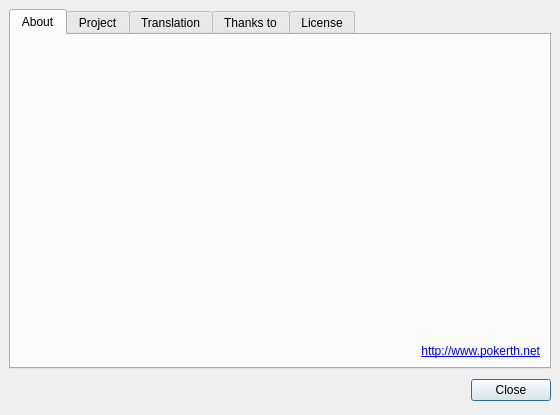
<?xml version="1.0" encoding="UTF-8"?>
<ui version="4.0">
 <author>Felix Hammer</author>
 <class>aboutPokerTraining</class>
 <widget class="QDialog" name="aboutPokerTraining">
  <property name="geometry">
   <rect>
    <x>0</x>
    <y>0</y>
    <width>560</width>
    <height>415</height>
   </rect>
  </property>
  <layout class="QGridLayout">
   <property name="margin">
    <number>9</number>
   </property>
   <property name="spacing">
    <number>6</number>
   </property>
   <item row="0" column="0">
    <widget class="QTabWidget" name="tabWidget">
     <property name="autoFillBackground">
      <bool>true</bool>
     </property>
     <property name="currentIndex">
      <number>0</number>
     </property>
     <widget class="QWidget" name="tab">
      <attribute name="title">
       <string>About</string>
      </attribute>
      <layout class="QGridLayout">
       <item row="0" column="0">
        <widget class="QLabel" name="label_PokerTrainingVersion"/>
       </item>
       <item row="0" column="1" rowspan="2">
        <widget class="QLabel" name="label_logo"/>
       </item>
       <item row="1" column="0" rowspan="2">
        <widget class="QLabel" name="label_infotext">
         <property name="sizePolicy">
          <sizepolicy hsizetype="MinimumExpanding" vsizetype="Preferred">
           <horstretch>0</horstretch>
           <verstretch>0</verstretch>
          </sizepolicy>
         </property>
         <property name="text">
          <string/>
         </property>
         <property name="alignment">
          <set>Qt::AlignLeading|Qt::AlignLeft|Qt::AlignTop</set>
         </property>
         <property name="openExternalLinks">
          <bool>true</bool>
         </property>
        </widget>
       </item>
       <item row="2" column="1" rowspan="2">
        <spacer>
         <property name="orientation">
          <enum>Qt::Vertical</enum>
         </property>
         <property name="sizeHint" stdset="0">
          <size>
           <width>20</width>
           <height>100</height>
          </size>
         </property>
        </spacer>
       </item>
       <item row="3" column="0">
        <spacer>
         <property name="orientation">
          <enum>Qt::Vertical</enum>
         </property>
         <property name="sizeHint" stdset="0">
          <size>
           <width>20</width>
           <height>91</height>
          </size>
         </property>
        </spacer>
       </item>
       <item row="4" column="0" colspan="2">
        <widget class="QLabel" name="label_3">
         <property name="text">
          <string>&lt;a href=&quot;http://www.pokerth.net&quot; target=&quot;_blank&quot;&gt;http://www.pokerth.net&lt;a&gt;</string>
         </property>
         <property name="alignment">
          <set>Qt::AlignRight|Qt::AlignTrailing|Qt::AlignVCenter</set>
         </property>
         <property name="openExternalLinks">
          <bool>true</bool>
         </property>
        </widget>
       </item>
      </layout>
     </widget>
     <widget class="QWidget" name="tab_2">
      <attribute name="title">
       <string>Project</string>
      </attribute>
      <layout class="QGridLayout">
       <property name="margin">
        <number>9</number>
       </property>
       <property name="spacing">
        <number>6</number>
       </property>
       <item row="0" column="0">
        <widget class="QTextBrowser" name="textBrowser_2">
         <property name="lineWrapMode">
          <enum>QTextEdit::NoWrap</enum>
         </property>
         <property name="html">
          <string>&lt;!DOCTYPE HTML PUBLIC &quot;-//W3C//DTD HTML 4.0//EN&quot; &quot;http://www.w3.org/TR/REC-html40/strict.dtd&quot;&gt;
&lt;html&gt;&lt;head&gt;&lt;meta name=&quot;qrichtext&quot; content=&quot;1&quot; /&gt;&lt;style type=&quot;text/css&quot;&gt;
p, li { white-space: pre-wrap; }
&lt;/style&gt;&lt;/head&gt;&lt;body style=&quot; font-family:'MS Shell Dlg 2'; font-size:8.25pt; font-weight:400; font-style:normal;&quot;&gt;
&lt;p style=&quot;-qt-paragraph-type:empty; margin-top:0px; margin-bottom:0px; margin-left:0px; margin-right:0px; -qt-block-indent:0; text-indent:0px; font-family:'Nimbus Sans L'; font-size:9pt;&quot;&gt;&lt;br /&gt;&lt;/p&gt;&lt;/body&gt;&lt;/html&gt;</string>
         </property>
         <property name="openExternalLinks">
          <bool>true</bool>
         </property>
        </widget>
       </item>
      </layout>
     </widget>
     <widget class="QWidget" name="tab_5">
      <attribute name="title">
       <string>Translation</string>
      </attribute>
      <layout class="QGridLayout">
       <property name="margin">
        <number>9</number>
       </property>
       <property name="spacing">
        <number>6</number>
       </property>
       <item row="0" column="0">
        <widget class="QTextBrowser" name="textBrowser_4">
         <property name="html">
          <string>&lt;!DOCTYPE HTML PUBLIC &quot;-//W3C//DTD HTML 4.0//EN&quot; &quot;http://www.w3.org/TR/REC-html40/strict.dtd&quot;&gt;
&lt;html&gt;&lt;head&gt;&lt;meta name=&quot;qrichtext&quot; content=&quot;1&quot; /&gt;&lt;style type=&quot;text/css&quot;&gt;
p, li { white-space: pre-wrap; }
&lt;/style&gt;&lt;/head&gt;&lt;body style=&quot; font-family:'MS Shell Dlg 2'; font-size:8.25pt; font-weight:400; font-style:normal;&quot;&gt;
&lt;table border=&quot;0&quot; style=&quot;-qt-table-type: root; margin-top:4px; margin-bottom:4px; margin-left:4px; margin-right:4px;&quot;&gt;
&lt;tr&gt;
&lt;td style=&quot;border: none;&quot;&gt;
&lt;p style=&quot; margin-top:0px; margin-bottom:0px; margin-left:0px; margin-right:0px; -qt-block-indent:0; text-indent:0px;&quot;&gt;&lt;span style=&quot; font-family:'Nimbus Sans L'; font-size:8pt;&quot;&gt;translator name - mail address&lt;/span&gt;&lt;/p&gt;&lt;/td&gt;&lt;/tr&gt;&lt;/table&gt;&lt;/body&gt;&lt;/html&gt;</string>
         </property>
         <property name="openExternalLinks">
          <bool>true</bool>
         </property>
        </widget>
       </item>
      </layout>
     </widget>
     <widget class="QWidget" name="tab_4">
      <attribute name="title">
       <string>Thanks to</string>
      </attribute>
      <layout class="QGridLayout">
       <property name="margin">
        <number>9</number>
       </property>
       <property name="spacing">
        <number>6</number>
       </property>
       <item row="0" column="0">
        <widget class="QTextBrowser" name="textBrowser_3">
         <property name="html">
          <string>&lt;!DOCTYPE HTML PUBLIC &quot;-//W3C//DTD HTML 4.0//EN&quot; &quot;http://www.w3.org/TR/REC-html40/strict.dtd&quot;&gt;
&lt;html&gt;&lt;head&gt;&lt;meta name=&quot;qrichtext&quot; content=&quot;1&quot; /&gt;&lt;style type=&quot;text/css&quot;&gt;
p, li { white-space: pre-wrap; }
&lt;/style&gt;&lt;/head&gt;&lt;body style=&quot; font-family:'MS Shell Dlg 2'; font-size:8.25pt; font-weight:400; font-style:normal;&quot;&gt;
&lt;p style=&quot;-qt-paragraph-type:empty; margin-top:0px; margin-bottom:0px; margin-left:0px; margin-right:0px; -qt-block-indent:0; text-indent:0px; font-family:'Nimbus Sans L'; font-size:9pt;&quot;&gt;&lt;br /&gt;&lt;/p&gt;&lt;/body&gt;&lt;/html&gt;</string>
         </property>
         <property name="acceptRichText">
          <bool>false</bool>
         </property>
         <property name="openExternalLinks">
          <bool>false</bool>
         </property>
         <property name="openLinks">
          <bool>false</bool>
         </property>
        </widget>
       </item>
      </layout>
     </widget>
     <widget class="QWidget" name="tab_3">
      <attribute name="title">
       <string>License</string>
      </attribute>
      <layout class="QGridLayout">
       <property name="margin">
        <number>9</number>
       </property>
       <property name="spacing">
        <number>6</number>
       </property>
       <item row="0" column="0">
        <widget class="QTextBrowser" name="textBrowser_licence">
         <property name="autoFillBackground">
          <bool>true</bool>
         </property>
         <property name="openLinks">
          <bool>false</bool>
         </property>
        </widget>
       </item>
      </layout>
     </widget>
    </widget>
   </item>
   <item row="1" column="0">
    <layout class="QHBoxLayout">
     <property name="spacing">
      <number>6</number>
     </property>
     <property name="margin">
      <number>0</number>
     </property>
     <item>
      <spacer>
       <property name="orientation">
        <enum>Qt::Horizontal</enum>
       </property>
       <property name="sizeHint" stdset="0">
        <size>
         <width>131</width>
         <height>31</height>
        </size>
       </property>
      </spacer>
     </item>
     <item>
      <widget class="QPushButton" name="okButton">
       <property name="text">
        <string>Close</string>
       </property>
      </widget>
     </item>
    </layout>
   </item>
  </layout>
 </widget>
 <resources/>
 <connections>
  <connection>
   <sender>okButton</sender>
   <signal>clicked()</signal>
   <receiver>aboutPokerTraining</receiver>
   <slot>accept()</slot>
   <hints>
    <hint type="sourcelabel">
     <x>278</x>
     <y>253</y>
    </hint>
    <hint type="destinationlabel">
     <x>96</x>
     <y>254</y>
    </hint>
   </hints>
  </connection>
 </connections>
</ui>
